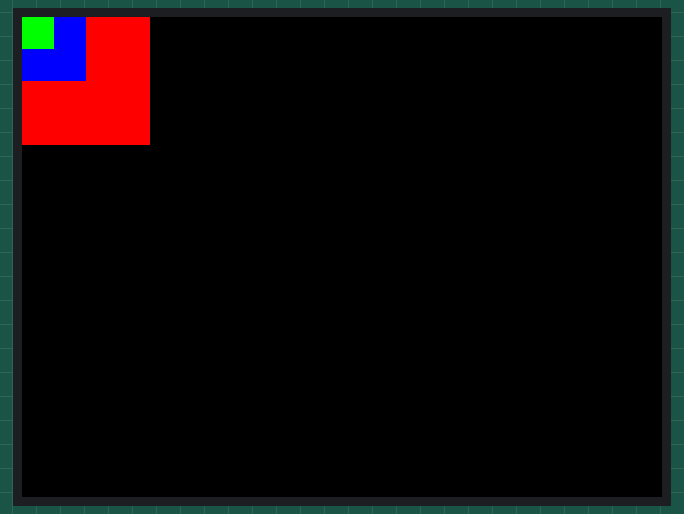
This program was run on a simulated ESP32-S3. Parts: 320×240 colour display.

Above: at 0.2 s.

The program:

main.cpp
```cpp
#include <M5GFX.h>

static M5GFX lcd;                     // LGFXのインスタンスを作成。
static LGFX_Sprite sprite(&lcd);      // lcdに描画するスプライト作成
static LGFX_Sprite sprite2(&sprite);  // spriteに描画するスプライト作成
static LGFX_Sprite sprite3;  // デフォルト描画先設定がないスプライト作成

void setup() {
  lcd.init();
  sprite.createSprite(64, 64);
  sprite2.createSprite(32, 32);
  sprite3.createSprite(16, 16);
  sprite.fillScreen(TFT_RED);
  sprite2.fillScreen(TFT_BLUE);
  sprite3.fillScreen(TFT_GREEN);
  sprite3.pushSprite(&sprite2, 0, 0);
  sprite2.pushSprite(0, 0);
  sprite.pushSprite(0, 0);
}

void loop() {}
```
